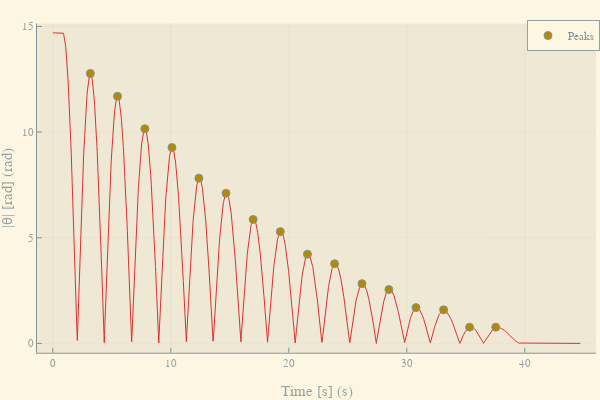

The notebook cell saved with this chart:
### Markdown cell above
#### Gögn 2 nema abs

### Code cell
plot(data2[!,1], abs.(data2[!,2]),
	xlabel = "Time [s]",
	ylab = "|θ| [rad]",
	labels = :none)

data2[!,2] = abs.(data2[!,2])

peaks = findmaxima(data2[!,2])
peaks = peaks[1][peaks[2] .< 13 .&& peaks[2].> .2]

scatter!(data2[peaks,1],data2[peaks,2],
		labels = "Peaks")

### Figure 1 — Plotly figure (JSON) as saved in the notebook; plotly's stock layout.template omitted (floating-point values rounded to 4 significant figures; data arrays with more than 128 entries replaced by an {"elided": "..."} marker saying what was removed)
{"data": [{"colorbar": {"title": ""}, "legendgroup": "", "line": {"color": "rgba(220, 50, 47, 1.000)", "dash": "solid", "shape": "linear", "width": 1}, "mode": "lines", "name": "", "showlegend": false, "type": "scatter", "x": {"elided": "2236 float values"}, "xaxis": "x", "y": {"elided": "2236 float values"}, "yaxis": "y", "zmax": null, "zmin": null}, {"colorbar": {"title": ""}, "legendgroup": "Peaks", "marker": {"color": "rgba(181, 137, 0, 1.000)", "line": {"color": "rgba(131, 148, 150, 1.000)", "width": 1}, "size": 8, "symbol": "circle"}, "mode": "markers", "name": "Peaks", "showlegend": true, "type": "scatter", "x": [3.18, 5.48, 7.8, 10.1, 12.38, 14.68, 16.98, 19.28, 21.58, 23.88, 26.2, 28.48, 30.78, 33.12, 35.32, 37.54], "xaxis": "x", "y": [12.78, 11.69, 10.16, 9.268, 7.819, 7.104, 5.864, 5.289, 4.223, 3.77, 2.827, 2.549, 1.693, 1.589, 0.768, 0.768], "yaxis": "y", "zmax": null, "zmin": null}], "layout": {"annotations": [], "height": 400, "legend": {"bgcolor": "rgba(253, 246, 227, 1.000)", "bordercolor": "rgba(147, 161, 161, 1.000)", "borderwidth": 1, "font": {"color": "rgba(131, 148, 150, 1.000)", "family": "sans-serif", "size": 11}, "title": {"font": {"color": "rgba(131, 148, 150, 1.000)", "family": "sans-serif", "size": 15}, "text": ""}, "tracegroupgap": 0, "traceorder": "normal", "x": 1, "xanchor": "auto", "y": 1, "yanchor": "auto"}, "margin": {"b": 20, "l": 0, "r": 0, "t": 20}, "paper_bgcolor": "rgba(253, 246, 227, 1.000)", "plot_bgcolor": "rgba(238, 232, 213, 1.000)", "showlegend": true, "width": 600, "xaxis": {"anchor": "y", "domain": [0.06165, 0.9934], "gridcolor": "rgba(131, 148, 150, 0.100)", "gridwidth": 0.5, "linecolor": "rgba(131, 148, 150, 1.000)", "mirror": false, "range": [-1.341, 46.04], "showgrid": true, "showline": true, "showticklabels": true, "tickangle": 0, "tickcolor": "rgb(131, 148, 150)", "tickfont": {"color": "rgba(147, 161, 161, 1.000)", "family": "sans-serif", "size": 11}, "tickmode": "array", "ticks": "inside", "ticktext": ["0", "10", "20", "30", "40"], "tickvals": [0, 10, 20, 30, 40], "title": "Time [s] (s)", "titlefont": {"color": "rgba(147, 161, 161, 1.000)", "family": "sans-serif", "size": 15}, "type": "-", "visible": true, "zeroline": false, "zerolinecolor": "rgba(131, 148, 150, 1.000)"}, "yaxis": {"anchor": "x", "domain": [0.07581, 0.9902], "gridcolor": "rgba(131, 148, 150, 0.100)", "gridwidth": 0.5, "linecolor": "rgba(131, 148, 150, 1.000)", "mirror": false, "range": [-0.4409, 15.14], "showgrid": true, "showline": true, "showticklabels": true, "tickangle": 0, "tickcolor": "rgb(131, 148, 150)", "tickfont": {"color": "rgba(147, 161, 161, 1.000)", "family": "sans-serif", "size": 11}, "tickmode": "array", "ticks": "inside", "ticktext": ["0", "5", "10", "15"], "tickvals": [0, 5, 10, 15], "title": "|θ| [rad] (rad)", "titlefont": {"color": "rgba(147, 161, 161, 1.000)", "family": "sans-serif", "size": 15}, "type": "-", "visible": true, "zeroline": false, "zerolinecolor": "rgba(131, 148, 150, 1.000)"}}}
